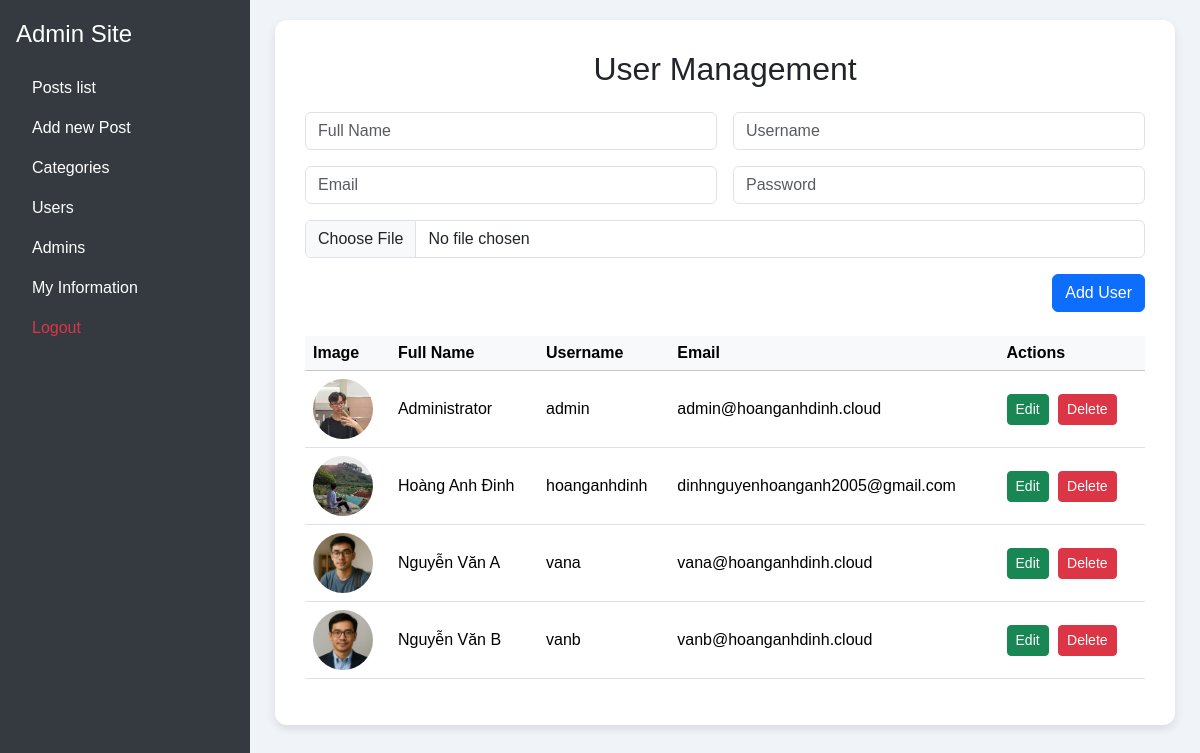
Screenshot of /admin/admin_adduser.php (signed in) with the database file from the repository.
### tables this page shows
CREATE TABLE `users` (
  `id` int(11) NOT NULL,
  `fullname` varchar(255) NOT NULL,
  `username` varchar(255) NOT NULL,
  `email` varchar(255) NOT NULL,
  `password` varchar(255) NOT NULL,
  `user_image` varchar(255) DEFAULT NULL,
  `role` varchar(11) NOT NULL
);

### admin/admin_adduser.php (called while the page is built, shortened)
<?php require "../users/login/check_admin.php";
if (isset($_POST['fullname'])) {
    try {
        include '../includes/DatabaseConnection.php';
        include '../includes/DatabaseFunctions.php';
        $user_image = null;
        if (isset($_FILES['image']) && $_FILES['image']['error'] === UPLOAD_ERR_OK) {
            $target_dir = "../users/images/";
            if (!is_dir($target_dir)) {
                mkdir($target_dir, 0755, true);
            }
            $target_file = $target_dir . basename($_FILES["image"]["name"]);
            if (move_uploaded_file($_FILES["image"]["tmp_name"], $target_file)) {
                $user_image = basename($_FILES["image"]["name"]);
            } else {
                throw new Exception("Error uploading the image.");
            }
        }
        if (!isset($_POST['fullname'], $_POST['username'], $_POST['email'], $_POST['password'])) {
            throw new Exception("Missing form data.");
        }
        insertUser($pdo, $_POST['fullname'], $_POST['username'], $_POST['email'], $_POST['password'], $user_image);
        header('Location: admin_adduser.php');
        exit;
    } catch (PDOException $e) {
        $title = 'An error has occurred';
        $output = 'Database error: ' . $e->getMessage();
    } catch (Exception $e) {
        $title = 'An error has occurred';
        $output = 'Error: ' . $e->getMessage();
    }
} else {
    include '../includes/DatabaseConnection.php';
    include '../includes/DatabaseFunctions.php';
    $users = allUsers($pdo);
    include 'templates/admin_adduser.html.php';
    $output = ob_get_clean();
}
include 'templates/admin_layout.html.php';

### includes/DatabaseFunctions.php (called while the page is built, shortened)
<?php
function query($pdo, $sql, $parameters = []) {
    $query = $pdo->prepare($sql);
    $query->execute($parameters);
    return $query;
}
function allUsers($pdo) {
    $users = query($pdo, 'SELECT * FROM users');
    return $users->fetchAll();
}
?>

### admin/templates/admin_adduser.html.php (the view, shortened to what this page needs)
<head>
  <link href="https://cdn.jsdelivr.net/npm/bootstrap@5.3.2/dist/css/bootstrap.min.css" rel="stylesheet">
</head>
<body>
<div class="container container-custom">
  <h2 class="text-center mb-4">User Management</h2>
  <form class="row g-3 mb-4" action="admin_adduser.php" method="post" enctype="multipart/form-data">
    <div class="col-md-6">
      <input type="text" class="form-control" name="fullname" placeholder="Full Name" required>
    </div>
    <div class="col-md-6">
      <input type="text" class="form-control" name="username" placeholder="Username" required>
    </div>
    <div class="col-md-6">
      <input type="email" class="form-control" name="email" placeholder="Email" required>
    </div>
    <div class="col-md-6">
      <input type="password" class="form-control" name="password" placeholder="Password" required>
    </div>
    <div class="col-md-12">
      <input type="file" class="form-control" name="image" accept="image/*" required>
    </div>
    <div class="col-12 text-end">
      <button type="submit" class="btn btn-primary">Add User</button>
    </div>
  </form>
  <div class="table-responsive">
    <table class="table align-middle">
      <thead class="table-light">
        <tr>
          <th>Image</th>
          <th>Full Name</th>
          <th>Username</th>
          <th>Email</th>
          <th>Actions</th>
        </tr>
      </thead>
      <tbody>
      <?php foreach ($users as $user): ?>
        <tr>
          <td><img src="../users/images/<?= htmlspecialchars($user['user_image'], ENT_QUOTES, 'UTF-8') ?>" alt="User Image" class="user-image"></td>
          <td><?= htmlspecialchars($user['fullname'], ENT_QUOTES, 'UTF-8') ?></td>
          <td><?= htmlspecialchars($user['username'], ENT_QUOTES, 'UTF-8') ?></td>
          <td><?= htmlspecialchars($user['email'], ENT_QUOTES, 'UTF-8') ?></td>
          <td class="action-buttons">
            <form action="admin_edituser.php?id=<?= $user['id'] ?>" method="post" class="d-inline">
              <button class="btn btn-success btn-sm">Edit</button>
            </form>
            <form action="admin_deleteuser.php" method="post" class="d-inline">
              <button class="btn btn-danger btn-sm" onclick="return confirm('Delete this user?');">Delete</button>
            </form>
          </td>
        </tr>
      <?php endforeach; ?>
      </tbody>
    </table>
  </div>
</div>
</body>

### admin/templates/admin_layout.html.php (shortened to what this page needs)
<html>
<head>
  <link href="https://cdn.jsdelivr.net/npm/bootstrap@5.3.2/dist/css/bootstrap.min.css" rel="stylesheet">
</head>
<body>
  <div class="sidebar d-flex flex-column p-3">
    <a href="#" class="text-white text-decoration-none fs-4 mb-3">Admin Site</a>
    <ul class="nav nav-pills flex-column mb-auto">
      <li class="nav-item">
        <a href="../admin/admin_posts.php" class="nav-link">Posts list</a>
      </li>
      <li>
        <a href="../admin/admin_addpost.php" class="nav-link">Add new Post</a>
      </li>
      <li>
        <a href="../admin/admin_addcategory.php" class="nav-link">Categories</a>
      </li>
      <li>
        <a href="../admin/admin_adduser.php" class="nav-link">Users</a>
      </li>
      <li>
        <a href="../admin/admin_addadmin.php" class="nav-link">Admins</a>
      </li>
      <li>
        <a href="../admin/admin_information.php" class="nav-link">My Information</a>
      </li>
      <li>
        <a href="../users/login/Logout.php" class="nav-link text-danger">Logout</a>
      </li>
    </ul>
  </div>
  <div class="content">
    <main>
      <?=$output?>
    </main>
  </div>
</body>
</html>

### admin/templates/admin_layout.html.php (style rules this page uses)
body { min-height: 100vh; display: flex; }
.sidebar { width: 250px; background-color: #343a40; }
.sidebar .nav-link { color: #fff; }
.content { flex-grow: 1; padding: 20px; }

### admin/templates/admin_adduser.html.php (style rules this page uses)
body { background-color: #f0f4f8; font-family: Arial, sans-serif; min-height: 100vh; }
.container-custom { max-width: 900px; background-color: #fff; padding: 30px; border-radius: 12px; box-shadow: 0 4px 10px rgba(0,0,0,0.1); }
img.user-image { width: 60px; height: 60px; object-fit: cover; border-radius: 50%; }
.action-buttons .btn { margin-right: 5px; }

### rows the page displays
users: user_image (picture), fullname "Administrator", username "admin", email "admin@hoanganhdinh.cloud"
users: user_image (picture), fullname "Hoàng Anh Đinh", username "hoanganhdinh", email "dinhnguyenhoanganh2005@gmail.com"
users: user_image (picture), fullname "Nguyễn Văn A", username "vana", email "vana@hoanganhdinh.cloud"
users: user_image (picture), fullname "Nguyễn Văn B", username "vanb", email "vanb@hoanganhdinh.cloud"
